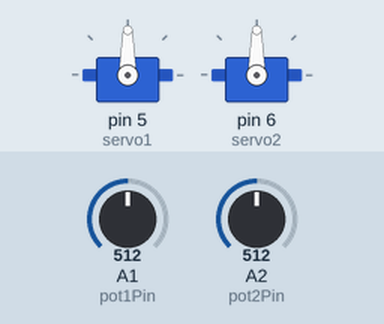
A sketch run on a simulated Arduino Uno, built with avr-gcc and run on an emulated ATmega328P. On the bench: 2 × servo. Inputs (shaded band) come from the test bench; at power-on: A1 (pot1Pin) = 512, A2 (pot2Pin) = 512.

Above: at 1.2 s.
1.3 s: A1 (pot1Pin) set to 716
At 1.8 s:
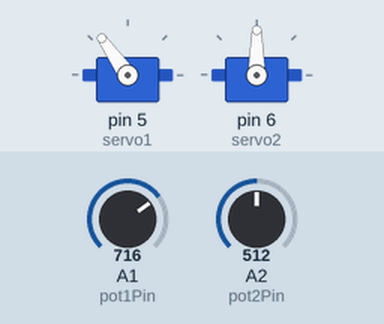
2.8 s: A2 (pot2Pin) set to 716
At 4.0 s:
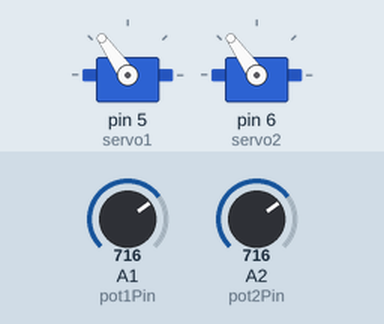
4.3 s: A1 (pot1Pin) set to 900
At 5.0 s:
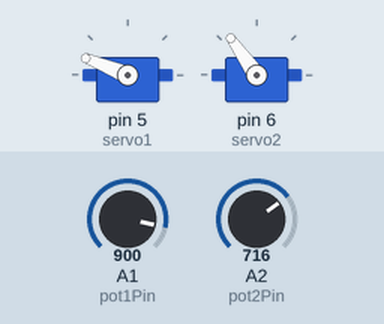
5.8 s: A2 (pot2Pin) set to 900
At 6.4 s:
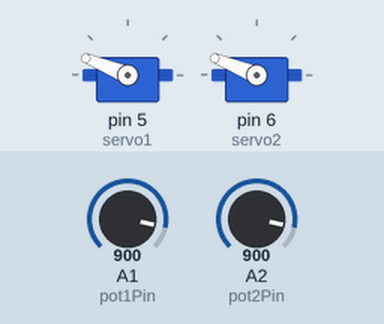
7.3 s: A1 (pot1Pin) set to 1023
At 8.5 s:
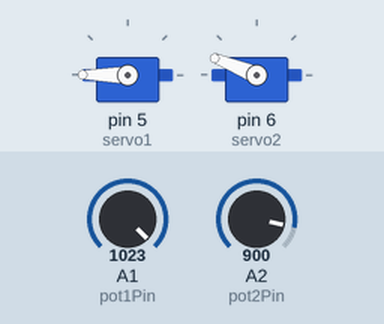
8.8 s: A2 (pot2Pin) set to 1023
At 9.7 s:
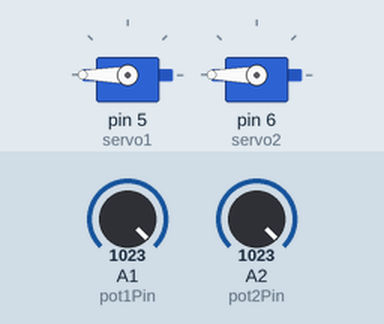
Timing chart, 0 to 11.3 s (numbered marks = the images above; inputs shaded):
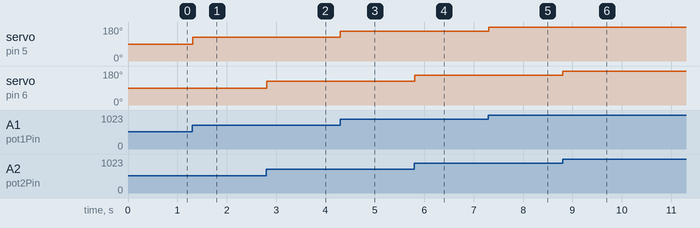

Measured:
- after the input at 1.3 s, servo on pin 5 (servo1): 90° → 125° at once
- after the input at 2.8 s, servo on pin 6 (servo2): 90° → 125° at once
- after the input at 4.3 s, servo on pin 5 (servo1): 125° → 158° at once
- after the input at 5.8 s, servo on pin 6 (servo2): 125° → 158° at once
- after the input at 7.3 s, servo on pin 5 (servo1): 158° → 180° at once
- after the input at 8.8 s, servo on pin 6 (servo2): 158° → 180° at once

The sketch:

potentiometer_controlled_servo_arms.ino
```cpp
//Cool project controlling servo motors with the 2 on_board potentiometers


#include <Servo.h>

Servo servo1;  // First servo motor
Servo servo2;  // Second servo motor

const int pot1Pin = A1; // Potentiometer 1
const int pot2Pin = A2; // Potentiometer 2

void setup() {
  servo1.attach(5);   // Connect servo1 to pin 9
  servo2.attach(6);  // Connect servo2 to pin 10
}

void loop() {
  int pot1Value = analogRead(pot1Pin);  // Read value from potentiometer 1 (0–1023)
  int pot2Value = analogRead(pot2Pin);  // Read value from potentiometer 2

  int angle1 = map(pot1Value, 0, 1023, 0, 180); // Map to servo angle
  int angle2 = map(pot2Value, 0, 1023, 0, 180);

  servo1.write(angle1);  // Move servo 1
  servo2.write(angle2);  // Move servo 2

  delay(10); // Short delay for servo stability
}
```
